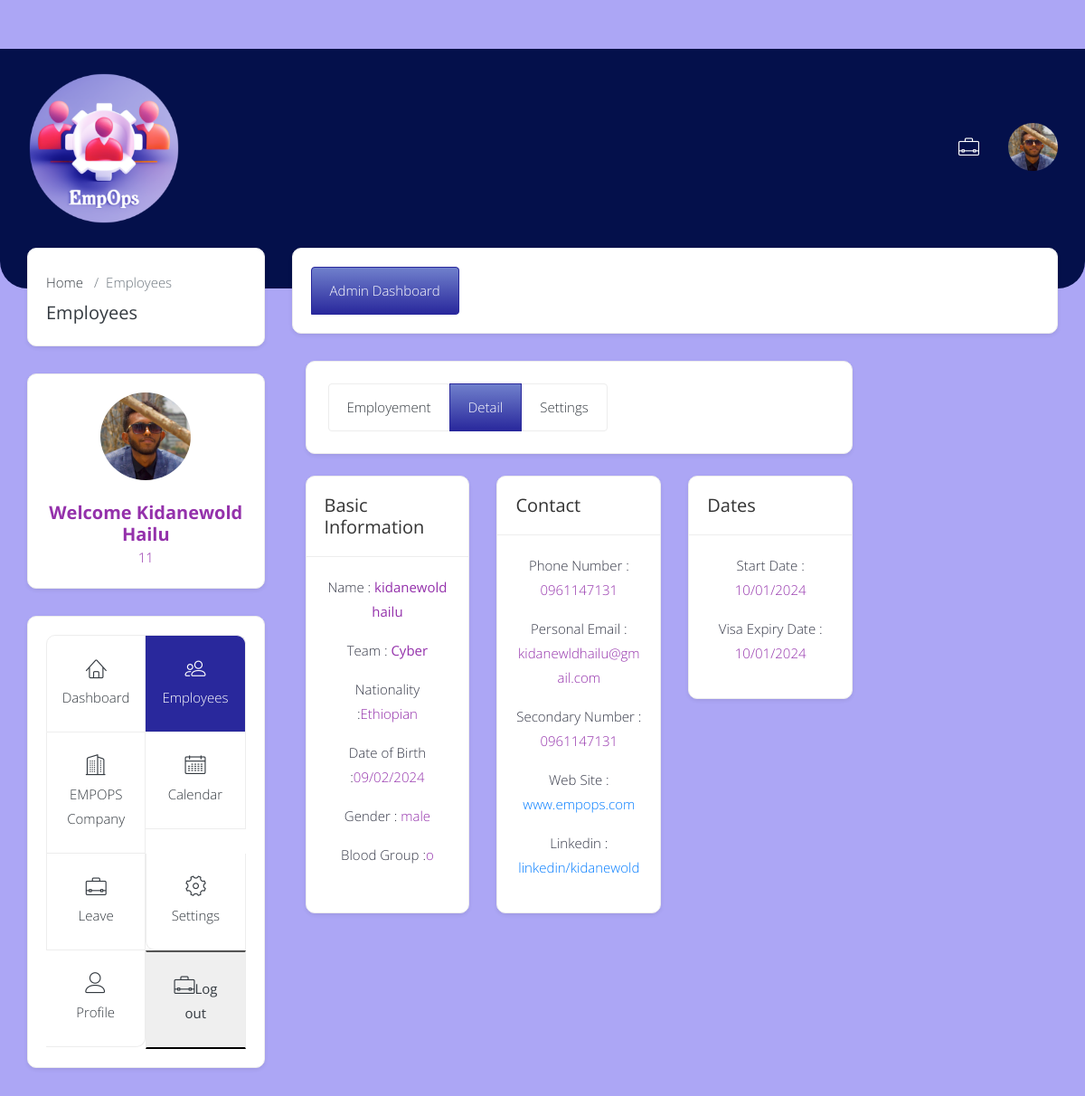
Screenshot of /details-admin.php?id=1 (signed in) with the database file from the repository.
### tables this page shows
CREATE TABLE `employee` (
  `name` text NOT NULL,
  `id` varchar(20) NOT NULL,
  `nationality` varchar(30) NOT NULL,
  `birth` varchar(50) NOT NULL,
  `gender` varchar(6) NOT NULL,
  `blood` varchar(5) NOT NULL,
  `password` varchar(80) NOT NULL,
  `status` int(1) UNSIGNED NOT NULL DEFAULT 1,
  `phone` int(10) NOT NULL,
  `phone2` int(10) NOT NULL,
  `email` varchar(45) NOT NULL DEFAULT 'No',
  `linkedin` varchar(40) NOT NULL DEFAULT 'No',
  `web` varchar(40) NOT NULL,
  `start` varchar(30) NOT NULL,
  `visa` varchar(30) NOT NULL,
  `team` varchar(30) NOT NULL,
  `file_name` varchar(100) NOT NULL DEFAULT 'a',
  `salary` int(10) NOT NULL,
  `job` varchar(30) NOT NULL
);

### details-admin.php (the view, shortened to what this page needs)
<?PHP
require 'side.php';
$slug=$_GET['id'];
$emp="SELECT * FROM employee WHERE id='$slug'";
$emp_query=mysqli_query($conn,$emp) or die(mysqli_error($conn));
$row=mysqli_fetch_assoc($emp_query);
echo'						<div class="col-xl-9 col-lg-8  col-md-12">
							<div class="quicklink-sidebar-menu ctm-border-radius shadow-sm grow bg-white p-4 mb-4 card">
									<ul class="list-group list-group-horizontal-lg">
									<li class="list-group-item text-center button-6"><a href="employment.php?id='.$slug.'" class="text-dark">Employement</a></li>
										<li class="list-group-item text-center active button-5"><a href="details-admin.php?id='.$slug.'" class="text-white">Detail</a></li>
										<li class="list-group-item text-center button-6"><a class="text-dark" href="profile-settings.php?id='.$slug.'">Settings</a></li>
									</ul>
								</div>
							<div class="row">
								<div class="col-xl-4 col-lg-6 col-md-6 d-flex">
									<div class="card flex-fill ctm-border-radius shadow-sm grow">
										<div class="card-header">
											<h4 class="card-title mb-0">Basic Information</h4>
										</div>
										<div class="card-body text-center">
											<p class="card-text mb-3"><span class="text-primary"> Name :</span><b>	'.$row['name'].'</b></p>
											<p class="card-text mb-3"><span class="text-primary"> Team :</span><b>	'.$row['team'].'</b></p>
											<p class="card-text mb-3"><span class="text-primary">Nationality :</span>'.$row['nationality'].'</p>
											<p class="card-text mb-3"><span class="text-primary">Date of Birth :</span>'.$row['birth'].'</p>
											<p class="card-text mb-3"><span class="text-primary">Gender : </span>'.$row['gender'].'</p>
										<p class="card-text mb-3"><span class="text-primary">Blood Group :</span>'.$row['blood'].'</p>
										</div>
									</div>
								</div>
								<div class="col-xl-4 col-lg-6 col-md-6 d-flex">
									<div class="card flex-fill  ctm-border-radius shadow-sm grow">
										<div class="card-header">
											<h4 class="card-title mb-0">Contact</h4>
										</div>
										<div class="card-body text-center">
											<p class="card-text mb-3"><span class="text-primary">Phone Number : </span>0'.$row['phone'].'</p>
											<p class="card-text mb-3"><span class="text-primary">Personal Email : </span>'.$row['email'].'</p>
											<p class="card-text mb-3"><span class="text-primary">Secondary Number : </span>0'.$row['phone2'].'</p>
											<p class="card-text mb-3"><span class="text-primary">Web Site : </span><a href="'.$row['web'].'">'.$row['web'].'</a></p>
											<p class="card-text mb-3"><span class="text-primary">Linkedin : </span><a href="'.$row['linkedin'].'">'.$row['linkedin'].'</a></p>
										</div>
									</div>
								</div>
								<div class="col-xl-4 col-lg-12 col-md-12">
									<div class="row">
										<div class="col-xl-12 col-lg-6 col-md-6 d-flex">
											<div class="card ctm-border-radius shadow-sm grow flex-fill">
												<div class="card-header">
													<h4 class="card-title mb-0">Dates</h4>
												</div>
												<div class="card-body text-center">
													<p class="card-text mb-3"><span class="text-primary">Start Date : </span>'.$row['start'].'</p>
													<p class="card-text mb-3"><span class="text-primary">Visa Expiry Date : </span>'.$row['visa'].'</p>
												</div>
											</div>
										</div>
												</div>
											</div>
										</div>
									</div>
								</div>
							</div>
						</div>
					</div>
				</div>
	</body>
</html>';
?>

### side.php (shortened to what this page needs)
<?php
require 'assets\conn.php';
$id=$_SESSION['admin_id'];
$select="SELECT * FROM admin WHERE id ='$id'";
$query=mysqli_query($conn,$select) or die(mysqli_error($conn));
if(mysqli_num_rows($query)>0){
	$row=mysqli_fetch_assoc($query);
}
echo'<!DOCTYPE html>
<html lang="en">
	<head>
		<link rel="stylesheet" href="assets/css/bootstrap.min.css">
		<link rel="stylesheet" href="assets/css/lnr-icon.css">
        <link rel="stylesheet" href="assets/css/font-awesome.min.css">
		<link rel="stylesheet" href="assets/css/style.css">
	</head>
	<body>
	<br>
	<br>
		<div class="inner-wrapper">
<header class="header">
    <div class="top-header-section">
        <div class="container-fluid">
            <div class="row align-items-center">
                <div class="col-lg-3 col-md-3 col-sm-3 col-6">
                    <div class="logo my-3 my-sm-0">
                        <a href="index.html">
                            <img src="assets/img/empops.png" alt="logo image" class="img-fluid" width="100">
                        </a>
                    </div>
                </div>
                <div class="col-lg-9 col-md-9 col-sm-9 col-6 text-right">
                    <div class="user-block d-none d-lg-block">
                        <div class="row align-items-center">
                            <div class="col-lg-12 col-md-12 col-sm-12">
                                <div class="user-notification-block align-right d-inline-block">
                                    <ul class="list-inline m-0">
                                        <li class="list-inline-item" data-toggle="tooltip" data-placement="top"
                                            title="" data-original-title="Details">
                                            <a href="detail-own.php"
                                                class="font-23 menu-style text-white align-middle">
                                                <span class="lnr lnr-briefcase position-relative"></span>
                                            </a>
                                        </li>
                                    </ul>
                                </div>
                                <div class="user-info align-right dropdown d-inline-block header-dropdown">
                                    <a href="javascript:void(0)" data-toggle="dropdown"
                                        class=" menu-style dropdown-toggle">
                                        <div class="user-avatar d-inline-block">
                                            <img src="assets/img/nati.jpg" alt="user avatar"
                                                class="rounded-circle img-fluid" width="55">
                                        </div>
                                    </a>
                                </div>
                            </div>
                        </div>
                    </div>
                </div>
            </div>
        </div>
    </div>
</header>
			<div class="page-wrapper">
				<div class="container-fluid">
					<div class="row">
						<div class="col-xl-3 col-lg-4 col-md-12 theiaStickySidebar">
							<aside class="sidebar sidebar-user">
								<div class="card ctm-border-radius shadow-sm grow">
									<div class="card-body py-4">
										<div class="row">
											<div class="col-md-12 mr-auto text-left">
												<div class="custom-search input-group">
													<div class="custom-breadcrumb">
														<ol class="breadcrumb no-bg-color d-inline-block p-0 m-0 mb-2">
															<li class="breadcrumb-item d-inline-block"><a href="admin-dashboard.php" class="text-dark">Home</a></li>
															<li class="breadcrumb-item d-inline-block active">Employees</li>
														</ol>
														<h4 class="text-dark">Employees</h4>
													</div>
												</div>
											</div>
										</div>
									</div>
								</div>
								<div class="user-card card shadow-sm bg-white text-center ctm-border-radius grow">
									<div class="user-info card-body">
										<div class="user-avatar mb-4">
											<img src="images/'.$row['file_name'].'" alt="User Avatar" class="img-fluid rounded-circle" width="100">
										</div>
										<div class="user-details">
											<h4><b>Welcome '.$row['name'].'</b></h4>
											<p>'.$_SESSION['admin_id'].'</p>
										</div>
									</div>
								</div>
								<div class="sidebar-wrapper d-lg-block d-md-none d-none">
									<div class="card ctm-border-radius shadow-sm grow border-none">
										<div class="card-body">
											<div class="row no-gutters">
												<div class="col-6 align-items-center text-center">
													<a href="admin-dashboard.php" class=" text-dark p-4 first-slider-btn ctm-border-right ctm-border-left ctm-border-top"><span class="lnr lnr-home pr-0 pb-lg-2 font-23"></span><span class="">Dashboard</span></a>
												</div>
												<div class="col-6 align-items-center shadow-none text-center">
													<a href="employees.php" class="text-white active p-4 second-slider-btn ctm-border-right ctm-border-top"><span class="lnr lnr-users pr-0 pb-lg-2 font-23"></span><span class="">Employees</span></a>
												</div>
												<div class="col-6 align-items-center shadow-none text-center">
													<a href="company-admin.php" class="text-dark p-4 ctm-border-right ctm-border-left"><span class="lnr lnr-apartment pr-0 pb-lg-2 font-23"></span><span class="">EMPOPS Company</span></a>
												</div>
												<div class="col-6 align-items-center shadow-none text-center">
													<a href="calendar-admin.php" class="text-dark p-4 ctm-border-right"><span class="lnr lnr-calendar-full pr-0 pb-lg-2 font-23"></span><span class="">Calendar</span></a>
												</div>
												<div class="col-6 align-items-center shadow-none text-center">
													<a href="leave.php" class="text-dark p-4 ctm-border-right ctm-border-left"><span class="lnr lnr-briefcase pr-0 pb-lg-2 font-23"></span><span class="">Leave</span></a>
												</div>
												<div class="col-6 align-items-center shadow-none text-center">
													<a href="setting-admin.php" class="text-dark p-4 last-slider-btn1 ctm-border-right ctm-border-left"><span class="lnr lnr-cog pr-0 pb-lg-2 font-23"></span><span class="">Settings</span></a>
												</div>
												<div class="col-6 align-items-center shadow-none text-center">
													<a href="detail-own.php" class="text-dark p-4 last-slider-btn ctm-border-right"><span class="lnr lnr-user pr-0 pb-lg-2 font-23"></span><span class="">Profile</span></a>
												</div>
												<div class="col-6 align-items-center shadow-none text-center">
												<form method=post action"side_employee.php">
													<button type="submit" name="logout" class="text-dark p-4 ctm-border-right ctm-border-left"><span class="lnr lnr-briefcase pr-0 pb-lg-2 font-23"></span><span class="">Log out</span></a>										</form>
													</div>
											</div>
										</div>
									</div>
								</div>
							</aside>
						</div><div class="col-xl-9 col-lg-8  col-md-12">
						<div class="quicklink-sidebar-menu ctm-border-radius shadow-sm bg-white card grow">
							<div class="card-body">
								<ul class="list-group list-group-horizontal-lg">
									<li class="list-group-item text-center active button-5"><a href="admin-dashboard.php"
											class="text-white">Admin Dashboard</a></li>
								</ul>
							</div>
						</div>';
					?>

### assets/css/style.css (style rules this page uses)
body { font-family: 'Open Sans', sans-serif; position: relative; font-weight: 300; color: #9431AB; font-size: 15px; line-height: 1.8; background: #ACA6F5; }
ul, h1, h2, h3, h4, h5, p { padding: 0; margin: 0; }
.h1, .h2, .h3, .h4, .h5, .h6, h1, h2, h3, h4, h5, h6 { font-weight: 400; }
li { list-style: none; }
img { max-width: 100%; }
h4 { font-size: 1.25rem; }
::placeholder { color: #898f96; }
.font-23 { font-size: 23px; }
.no-bg-color { background-color: transparent; }
.ctm-border-radius { border-radius: 10px; }
.text-primary { color: #353847 !important; }
.button-5 { background-color: #29289C; background-image: -moz-linear-gradient(top, #7080CC 0%, #29289C 100%); background-image: -webkit-linear-gradient(top, #7080CC 0%,#29289C 100%); background-image: linear-gradient(to bottom, #7080CC 0%,#29289C 100%); background-size: 900px; background-repeat: no-repeat; background-position: 0%; -webkit-transition: background 300ms ease-in-out; transition: background 300ms ease-in-out; }
.button-6 { background-color: #f1f1f1; background-image: -moz-linear-gradient(top, #fff 0%, #fff 100%); background-image: -webkit-linear-gradient(top, #fff 0%,#fff 100%); background-image: linear-gradient(to bottom, #fff 0%,#fff 100%); background-size: 900px; background-repeat: no-repeat; background-position: 0%; -webkit-transition: background 300ms ease-in-out; transition: background .5s ease-in-out; }
.header { background-color: #04104b; padding: 0 15px 45px ; border-bottom-left-radius: 30px; border-bottom-right-radius: 30px; }
.top-header-section { padding-bottom: 25px; padding-top: 25px; }
.logo a img { width: 170px; }
.user-notification-block ul li a.menu-style { color: #7e8fa1; padding: 32px 14px; }
.user-info a.menu-style { color: #7e8fa1; padding: 18px 14px; padding-right: 0; }
.user-block .dropdown-toggle:after { display: none; }
.sidebar-wrapper .card a.active { background: #29289C; }
.sidebar-wrapper a { border-bottom: 1px solid #ededed; display: flex; text-align: center; vertical-align: middle; align-items: center; justify-content: center; align-self: center; flex-direction: column; }
.sidebar-wrapper .first-slider-btn { border-top-left-radius: 10px; }
.sidebar-wrapper .second-slider-btn { border-top-right-radius: 10px; }
.sidebar-wrapper .last-slider-btn { border-bottom-right-radius: 10px; }
.sidebar-wrapper .last-slider-btn1 { border-bottom-left-radius: 10px; }
.ctm-border-right { border-right: 1px solid #ededed; }
.ctm-border-left { border-left: 1px solid #ededed; }
.ctm-border-top { border-top: 1px solid #ededed; }
.page-wrapper { padding: 0px 15px 0 15px; margin-top: -45px; }
.list-group-item.active { z-index: 2; color: #fff; background-color: #29289C; border-color: #29289C; }
.list-group-item:first-child { border-top-left-radius: 10px; border-top-right-radius: 10px; }
.list-group-item:last-child { margin-bottom: 0; border-bottom-right-radius: 10px; border-bottom-left-radius: 10px; }
.card { border: 1px solid #ededed; margin-bottom: 30px; border-radius: 10px; }
.card-header { background: none; padding: 1.25rem; border-bottom: 1px solid #ededed; }
.card-title { color: #333; margin-bottom: 20px; }
.list-group-item { border: 1px solid #ededed; }
.quicklink-sidebar-menu ul li a { display: block; }
.grow { animation: bounce-in-right 3s ease; }
.user-info a .user-avatar img { margin-bottom: 3px; }
.inner-wrapper { width: 100%; height: 100vh; min-height: 100vh; }

### rows the page displays
employee: name "kidanewold hailu", team "Cyber", nationality "Ethiopian", birth "09/02/2024", gender "male", blood "o", phone "961147131", email "kidanewldhailu@gmail.com", phone2 "961147131", web "www.empops.com", linkedin "linkedin/kidanewold", start "10/01/2024", visa "10/01/2024"

### other values shown
$row['name'] "Kidanewold Hailu"
$_SESSION['admin_id'] "11"
